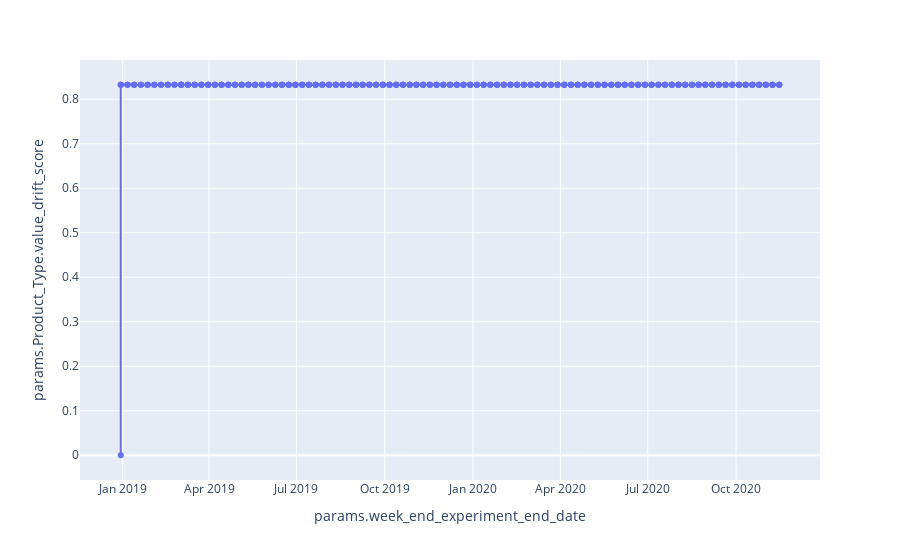

The code cell stored with this chart in its notebook:
### Code cell
fig = px.line(drift_detected_experiment_results,  y='params.Product_Type.value_drift_score', markers=True)
fig.show()

### Figure 1 — Plotly figure (JSON) as saved in the notebook; plotly's stock layout.template omitted (floating-point values rounded to 4 significant figures; data arrays with more than 128 entries replaced by an {"elided": "..."} marker saying what was removed)
{"data": [{"hovertemplate": "params.week_end_experiment_end_date=%{x}<br>params.Product_Type.value_drift_score=%{y}<extra></extra>", "legendgroup": "", "line": {"color": "#636efa", "dash": "solid"}, "marker": {"symbol": "circle"}, "mode": "lines+markers", "name": "", "orientation": "v", "showlegend": false, "type": "scatter", "x": {"elided": "391 str values"}, "xaxis": "x", "y": {"elided": "391 float values"}, "yaxis": "y"}], "layout": {"legend": {"tracegroupgap": 0}, "margin": {"t": 60}, "xaxis": {"anchor": "y", "domain": [0, 1], "title": {"text": "params.week_end_experiment_end_date"}}, "yaxis": {"anchor": "x", "domain": [0, 1], "title": {"text": "params.Product_Type.value_drift_score"}}}}
